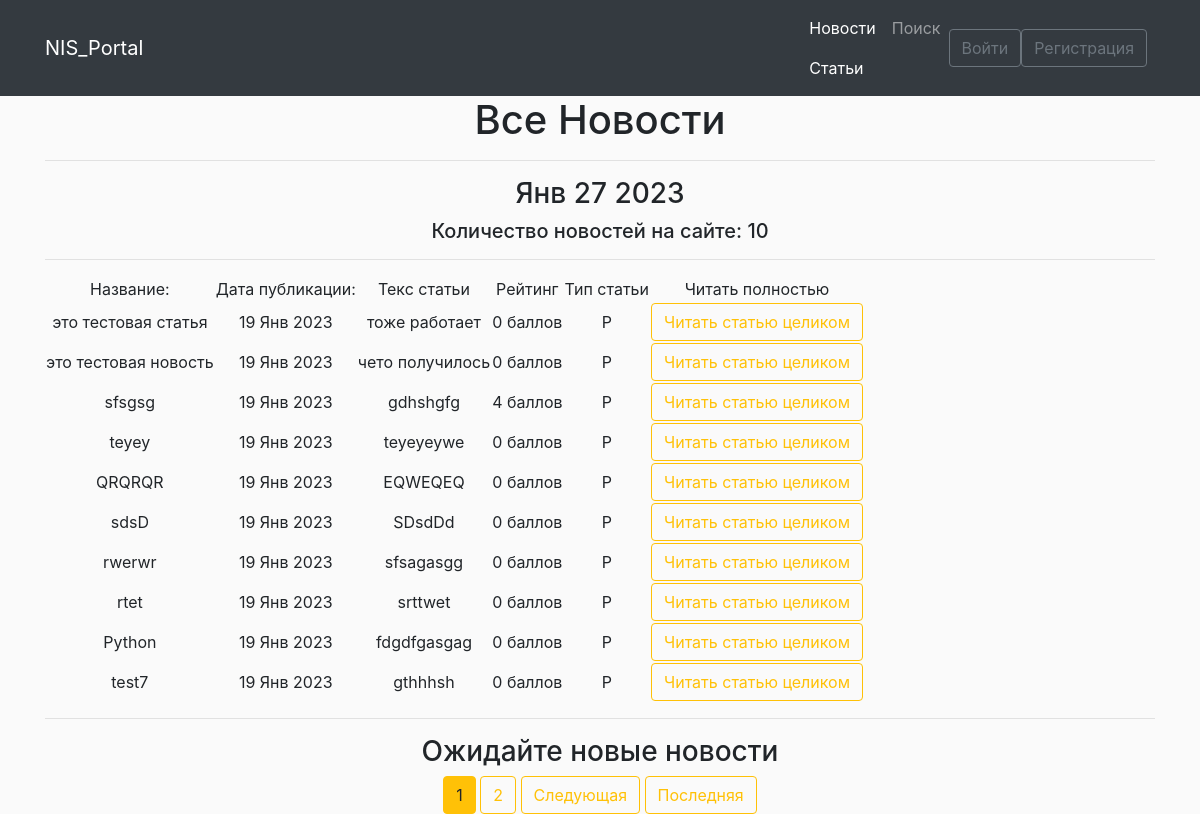
Before: /posts/articles/ with the older database file.
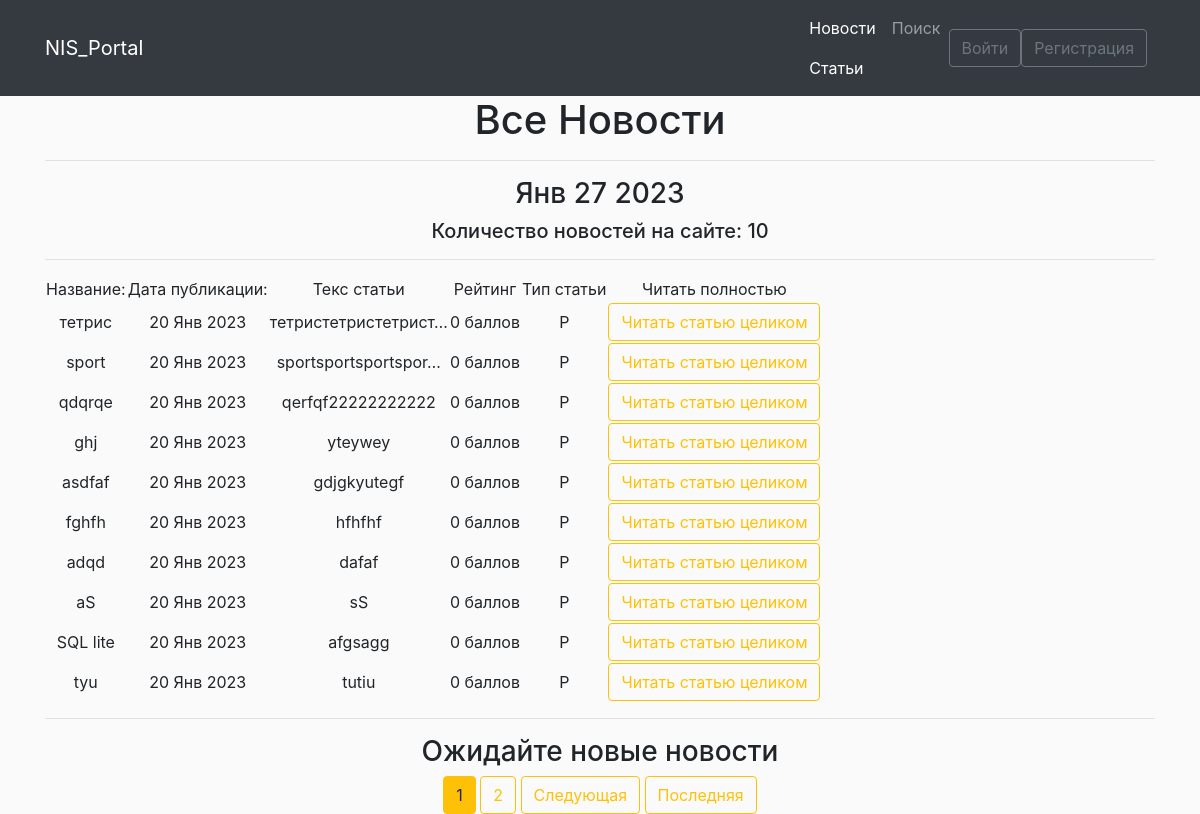
After: the same page with the newer database file.
### news/models.py (models this page shows, shortened)
class Post(models.Model):
    post = 'P'
    news = 'N'
    author = models.ForeignKey(Author, verbose_name='Автор', on_delete=models.CASCADE, related_name='posts')
    select = models.CharField('Статья/Новость', max_length=10, choices=SELECT, default=post)
    date = models.DateTimeField('Дата', default=timezone.now)
    categories = models.ManyToManyField(Category, through='PostCategory')
    title = models.CharField('Название статьи', max_length=120, unique=True)
    text = models.TextField('Основной текст статьи')
    rating_post = models.IntegerField(default=0)
    class Meta:
        verbose_name = 'Пост'
        verbose_name_plural = 'Посты'

### news/views.py (the view)
# urls.py: path('articles/', cache_page(6*2)(views.ShowNewsView.as_view()), name='articles-main'),
class ShowNewsView(ListView):
    model = Post  # Указываем модель, объекты которой мы будем выводить
    ordering = ['-date']  # Поле, которое будет использоваться для сортировки объектов
    template_name = 'news/showNews.html'  # Указываем имя шаблона, в котором будут все инструкции о том, как именно пользователю должны быть показаны наши объекты
    context_object_name = 'news'  # Это имя списка, в котором будут лежать все объекты в HTML обращаемся к нему!!!
    paginate_by = 10  # постраничный вывод, сколько объектов выводим на 1 страницу
    def get_context_data(self, **kwargs):
        context = super().get_context_data(**kwargs)
        context['time_now'] = datetime.utcnow()
        context['next_news'] = 'Ожидайте новые новости'
        return context
    def get_queryset(self):
        if 'news' in self.request.path:
            self.queryset = super().get_queryset().filter(select='N')
            return self.queryset
        else:
            self.queryset = super().get_queryset().filter(select='P')
            return self.queryset

### news/templatetags/custom_filters.py (called while the page is built)
@register.filter()
def currency(value, code):
    postfix = CURRENCIES_SYMBOLS[code]
    return f'{value} {postfix}'

### news/templates/news/showNews.html (shortened to what this page needs)
{% extends 'news/base.html' %}
{% load custom_filters %}
{% load cache %}
{% block content %}
   <h1>Все Новости</h1>
   <hr>
    <h3>{{ time_now|date:'M d Y' }}</h3>
    {% cache 200 post_count %}
    <h5>Количество новостей на сайте: {{news|length}}</h5>
    {% endcache %}
    <hr>
   {% if news %}
       <table>
           <tr>
               <td>Название:</td>
               <td>Дата публикации:</td>
               <td>Текс статьи</td>
               <td>Рейтинг</td>
               <td>Тип статьи</td>
               <td>Читать полностью</td>
           </tr>
           {% for new in news %}
           <tr>
               <td>{{ new.title }}</td>
               <td>{{ new.date|date:'d M Y' }}</td>
               <td>{{ new.text|truncatechars:20 }}</td>
               <td>{{ new.rating_post|currency:"score" }}</td>
               <td>{{ new.select }}</td>
               {% if new.select == 'N'%}
               <td><a href="{% url 'news-detail' new.id %}" class="btn btn-outline-warning">Читать новость целиком</a></td>
               {% elif new.select == 'P'%}
               <td><a href="{% url 'articles-detail' new.id %}" class="btn btn-outline-warning">Читать статью целиком</a></td>
               {% else %}
               <td> Неизвестный тип контекта </td>
               {% endif %}
           </tr>
           {% endfor %}
       </table>
   {% else %}
       <h2>Новостей пока нет!</h2>
   {% endif %}
    <hr>
    <h3> {{ next_news|default_if_none:"Чуть позже появятся новые новости!" }} </h3>
   {% if is_paginated %}
      {% for num in page_obj.paginator.page_range %}
        {% if num == page_obj.number %}
          <button class="btn btn-warning">{{ num }}</button>
        {% elif num > page_obj.number|add:'-2' and num < page_obj.number|add:'2' %}
          <a href="?page={{ num }}" class="btn btn-outline-warning">{{ num }}</a>
        {% endif %}
      {% endfor %}
      {% if page_obj.has_next %}
        <a href="?page={{ page_obj.next_page_number }}" class="btn btn-outline-warning">Следующая</a>
        <a href="?page={{ page_obj.paginator.num_pages }}" class="btn btn-outline-warning">Последняя</a>
      {% endif %}
    {% endif %}
{% endblock content %}

Changed rows visible on the page:
no longer on this page (row unchanged): Post: title "это тестовая статья", date "19 Янв 2023", text "тоже работает", rating_post "0 баллов", select "P", shows "Читать статью целиком"
no longer on this page (row unchanged): Post: title "это тестовая новость", date "19 Янв 2023", text "чето получилось", rating_post "0 баллов", select "P", shows "Читать статью целиком"
no longer on this page (row unchanged): Post: title "sfsgsg", date "19 Янв 2023", text "gdhshgfg", rating_post "4 баллов", select "P", shows "Читать статью целиком"
no longer on this page (row unchanged): Post: title "teyey", date "19 Янв 2023", text "teyeyeywe", rating_post "0 баллов", select "P", shows "Читать статью целиком"
no longer on this page (row unchanged): Post: title "QRQRQR", date "19 Янв 2023", text "EQWEQEQ", rating_post "0 баллов", select "P", shows "Читать статью целиком"
no longer on this page (row unchanged): Post: title "sdsD", date "19 Янв 2023", text "SDsdDd", rating_post "0 баллов", select "P", shows "Читать статью целиком"
no longer on this page (row unchanged): Post: title "rwerwr", date "19 Янв 2023", text "sfsagasgg", rating_post "0 баллов", select "P", shows "Читать статью целиком"
no longer on this page (row unchanged): Post: title "rtet", date "19 Янв 2023", text "srttwet", rating_post "0 баллов", select "P", shows "Читать статью целиком"
no longer on this page (row unchanged): Post: title "Python", date "19 Янв 2023", text "fdgdfgasgag", rating_post "0 баллов", select "P", shows "Читать статью целиком"
no longer on this page (row unchanged): Post: title "test7", date "19 Янв 2023", text "gthhhsh", rating_post "0 баллов", select "P", shows "Читать статью целиком"
added Post: title "тетрис", date "20 Янв 2023", text "тетристетристетрист…", rating_post "0 баллов", select "P", shows "Читать статью целиком"
added Post: title "sport", date "20 Янв 2023", text "sportsportsportspor…", rating_post "0 баллов", select "P", shows "Читать статью целиком"
added Post: title "qdqrqe", date "20 Янв 2023", text "qerfqf22222222222", rating_post "0 баллов", select "P", shows "Читать статью целиком"
added Post: title "ghj", date "20 Янв 2023", text "yteywey", rating_post "0 баллов", select "P", shows "Читать статью целиком"
added Post: title "asdfaf", date "20 Янв 2023", text "gdjgkyutegf", rating_post "0 баллов", select "P", shows "Читать статью целиком"
added Post: title "fghfh", date "20 Янв 2023", text "hfhfhf", rating_post "0 баллов", select "P", shows "Читать статью целиком"
added Post: title "adqd", date "20 Янв 2023", text "dafaf", rating_post "0 баллов", select "P", shows "Читать статью целиком"
added Post: title "aS", date "20 Янв 2023", text "sS", rating_post "0 баллов", select "P", shows "Читать статью целиком"
added Post: title "SQL lite", date "20 Янв 2023", text "afgsagg", rating_post "0 баллов", select "P", shows "Читать статью целиком"
added Post: title "tyu", date "20 Янв 2023", text "tutiu", rating_post "0 баллов", select "P", shows "Читать статью целиком"
